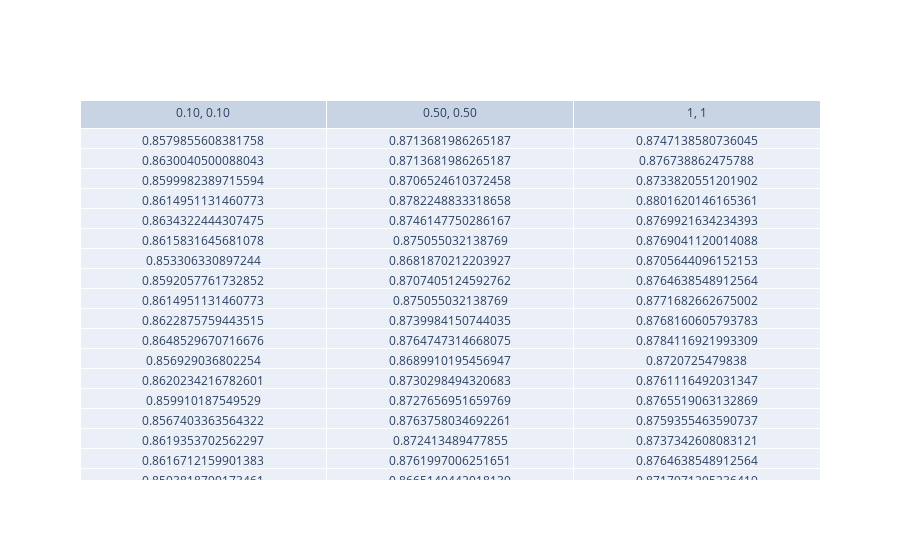

The code cell stored with this chart in its notebook:
### Markdown cell above
En esta separación de los *boxplots*, donde el *boxplot* superior izquierdo es el primero de los resultados de los modelos, el *boxplot* superior derecho es el modelo con hiperparámetros `0.5` y `0.5`, y el *boxplot* inferior izquierdo corresponde al último modelo generado. Se puede observar como, mientras que se va aumentando los valores de ambos hiperparámetros, la precisión de los modelos generados va aumentando de toda forma: el mínimo, el máximo y la media son mayores todas a través de las iteraciones, siendo la media la máxima con el último modelo generado con hiperparámetros `1.0` y `1.0`.

Adicionalmente, se puede observar en la siguiente tabla todas las validaciones que se realizaron para cada uno de los modelos con los hiperparámetros. Podemos observar que, entre el primer y el segundo modelo, existe una diferencia bastante notable de 1%, mientras que la diferencia entre el segundo y el último modelo es relativamente pequeña.

### Code cell
import plotly.graph_objects as go

fig = go.Figure(data=[go.Table(header=dict(values=['0.10, 0.10', '0.50, 0.50','1, 1']),
                 cells=dict(values=[results_c[0],results_c[49],results_c[99]]))
                     ])
fig.show()

### Figure 1 — Plotly figure (JSON) as saved in the notebook; plotly's stock layout.template omitted (floating-point values rounded to 4 significant figures)
{"data": [{"cells": {"values": [[0.858, 0.863, 0.86, 0.8615, 0.8634, 0.8616, 0.8533, 0.8592, 0.8615, 0.8623, 0.8649, 0.8569, 0.862, 0.8599, 0.8567, 0.8619, 0.8617, 0.8594, 0.8633, 0.8563, 0.8629, 0.8613, 0.8596, 0.857, 0.8622, 0.8612, 0.8618, 0.8624, 0.8611, 0.8551], [0.8714, 0.8714, 0.8707, 0.8782, 0.8746, 0.8751, 0.8682, 0.8707, 0.8751, 0.874, 0.8765, 0.869, 0.873, 0.8728, 0.8764, 0.8724, 0.8762, 0.8665, 0.8735, 0.8719, 0.8745, 0.872, 0.8687, 0.8754, 0.8765, 0.873, 0.8739, 0.8731, 0.8766, 0.8743], [0.8747, 0.8767, 0.8734, 0.8802, 0.877, 0.8769, 0.8706, 0.8765, 0.8772, 0.8768, 0.8784, 0.8721, 0.8761, 0.8766, 0.8759, 0.8737, 0.8765, 0.8718, 0.8785, 0.8715, 0.8756, 0.8762, 0.8751, 0.8734, 0.8769, 0.8744, 0.8757, 0.8711, 0.8784, 0.8745]]}, "header": {"values": ["0.10, 0.10", "0.50, 0.50", "1, 1"]}, "type": "table"}], "layout": {}}
